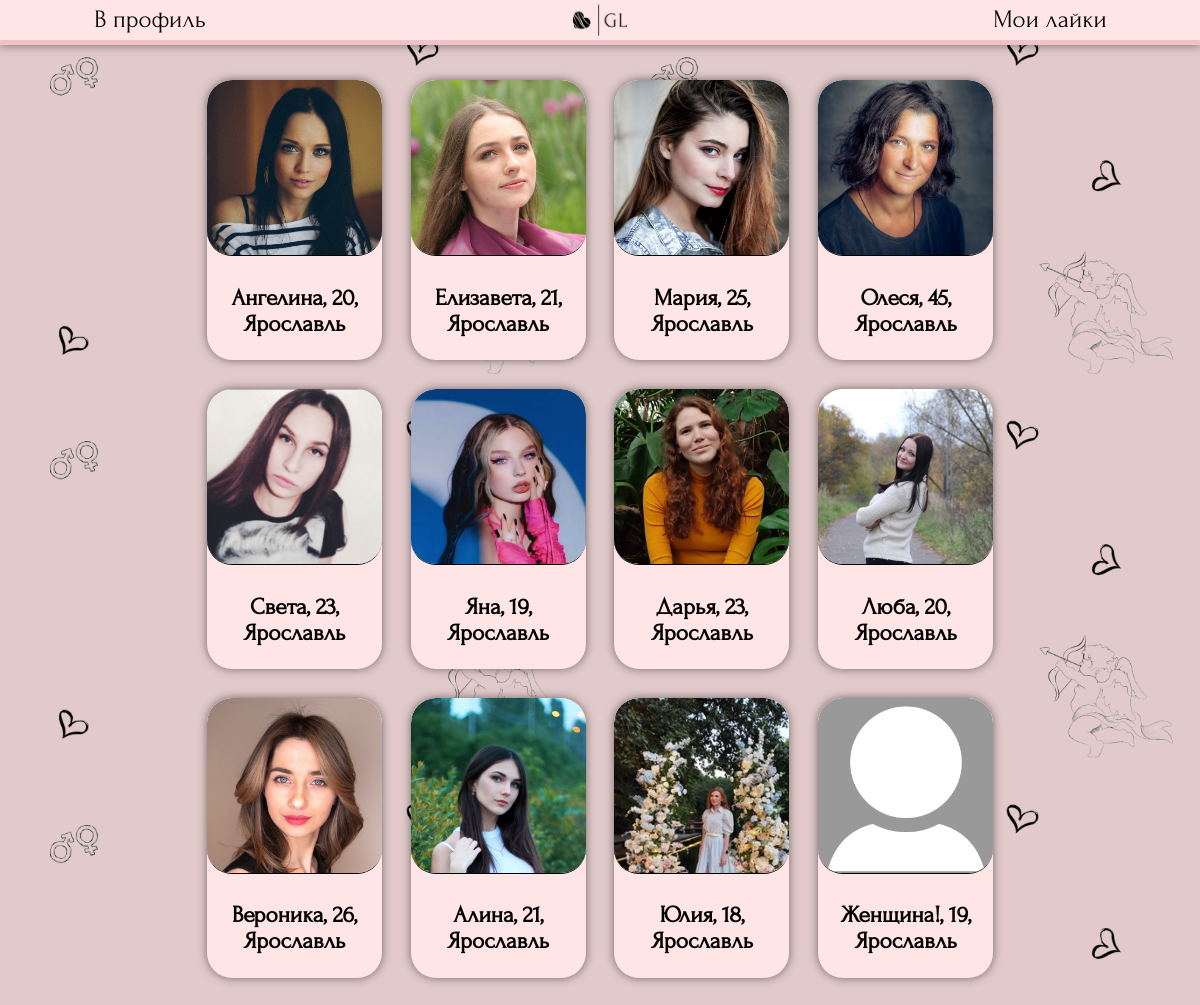
The page /searching/ (signed in) on the database its author committed.
### searching/models.py (models this page shows, shortened)
class Profile(models.Model):
    genders = (
        ('Парень', 'Парень'),
        ('Девушка', 'Девушка')
    )
    point_of_searching_list = (
        ('Отношения', 'Отношения'),
        ('Свидания', 'Свидания'),
        ('Дружба', 'Дружба'),
        ('Общение', 'Общение'),
    )
    name = models.CharField ('Имя', max_length=50)
    avatar = models.ImageField ('Фото', upload_to='photos/users', default='photos/default_avatar.jpg')
    age = models.IntegerField("Возраст")
    gender = models.CharField ("Пол", choices=genders, max_length=30, default=genders[0])
    point_of_searching = models.CharField ("Цель знакомства", choices=point_of_searching_list, max_length=30, default=point_of_searching_list[0])
    city = models.CharField ('Город', max_length=100, default="Не указано")
    description = models.TextField ('О себе', max_length=300)
    social = models.CharField ('Ссылка на соцсеть', max_length=50, default='@name')
    user = models.OneToOneField(User, verbose_name='Автор анкеты', on_delete=models.CASCADE)
    age_search_min = models.IntegerField("Возраст поиска (от)", default=18)
    age_search_max = models.IntegerField("Возраст поиска (до)", default=100)
    class Meta:
        verbose_name = "Анкета"
        verbose_name_plural = "Анкеты"

### searching/views.py (the view)
# urls.py: path('', views.ProfileViewAllFiltered.as_view(), name='profiles'), #все профили с фильтром
class ProfileViewAllFiltered(View):
    def get(self, request):
        profiles = Profile.objects.all()
        reactions = Reactions.objects.all()
        pairs = NewPair.objects.all()
        profiles_i_liked = []
        for reaction in reactions:
            if reaction.like_sender == request.user:
                profiles_i_liked.append (reaction.like_receiver_profile)
        profiles_we_paired = []
        for pair in pairs:
            if pair.user1 == request.user:
                profiles_we_paired.append (pair.profile2)
            elif pair.user2 == request.user:
                profiles_we_paired.append (pair.profile1)
        unchecked_counter = countUnchecked(request)
        filterinfo = makefilters(request)
        if filterinfo == {}:
            return redirect ('myprofile')
        profiles_filtered = []
        for profile in profiles:
            searching_gender = 'Девушка'
            searching_city = filterinfo['city']
            user_profile = Profile.objects.get(pk=filterinfo['profileid'])
            if filterinfo['gender'] == 'Девушка':
                searching_gender = 'Парень'
            if (profile.gender == searching_gender and
                profile.city == searching_city and
                user_profile.age_search_min<=profile.age<=user_profile.age_search_max and
                not(profile in profiles_i_liked) and not (profile in profiles_we_paired)):
                profiles_filtered.append (profile)
        return render (request, 'searching/searching.html', {'profile_list': profiles_filtered, 'unchecked_counter': unchecked_counter})

### searching/views.py (called while the page is built)
def makefilters(request):
    try:
        profile = Profile.objects.get(user = User.objects.get(username = request.user.username))
        return {'profileid':profile.id,'city':profile.city, 'gender': profile.gender}
    except ObjectDoesNotExist:
        return {}

def countUnchecked(request):
    count = 0
    reactions = Reactions.objects.all()
    pairs = NewPair.objects.all()
    for reaction in reactions:
        if reaction.like_receiver == request.user and not(reaction.viewed):
            count +=1
    for pair in pairs:
        if pair.user1 == request.user and not (pair.viewed1):
            count +=1
        if pair.user2 == request.user and not (pair.viewed2):
            count +=1
    return count

### templates/searching/searching.html (shortened to what this page needs)
{% load static %}
<!DOCTYPE HTML>
<html>
	<head>
        <link rel="stylesheet" href="{% static 'css/searching.css' %}" type="text/css">
    </head>
    <body style="font-size: 20px;">
        <header>
            <button onclick="location.href='/searching/myprofile'">В профиль</button>
            <a class="logocontainer" href="{% url 'profiles' %}"><img class="mainlogo" src='{% static "css/bg_mini.jpg" %}' ></a>
            <button onclick="location.href='{% url 'reactions' %}'">Мои лайки{% if unchecked_counter > 0 %} - {{unchecked_counter}}{% endif %}</button>
        </header>
        <main>
            {% for profile in profile_list %}
            <div class="oneprofile" >
                <div class="profilephoto" >
                    <img src="{{profile.avatar.url}}">
                </div>
                <div class="profiletext" >
                    <a href="{% url 'oneprofile' profile.id %}"><h3>{{profile.name}}, {{profile.age}}, {{profile.city}}</h3></a>
                </div>
            </div>
            {% endfor %}
        </main>
    </body>
</html>

### static/css/searching.css (style rules this page uses)
* { margin: 0; padding: 0; }
html { font-family: "Forum-Regular"; }
body { display: block; background-image: url("darkhearts.jpg"); background-size: 50%; font-family: "Forum-Regular"; margin: 0; font-size: 20px; }
header { z-index: 1; width: 100%; display: flex; float: left; justify-content: space-between; align-items: center; position: fixed; background-color: #FFE5E6; box-shadow: 0px 0px 10px rgba(0, 0, 0, 0.5); border-bottom: 5px solid #EFC3C5; z-index: 1; }
header button { font-size: 25px; height: 30px; line-height: 30px; width: 25%; background-color: rgba(0, 0, 0, 0); border: none; cursor: pointer; }
main { display: flex; justify-content: center; flex-flow: row wrap; float: left; width: 80%; margin: 5.5% 10% 2% 10%; min-height: 94.5%; }
button { font-family: "Forum-Regular"; }
.oneprofile { display: flex; overflow: hidden; justify-content: center; width: 175px; height: 280px; margin: 1.5%; background-color: #FFE5E6; border-radius: 25px; flex-direction: column; box-shadow: 0px 0px 10px rgba(0, 0, 0, 0.5); }
.oneprofile img { margin: 0 auto; text-decoration:none; color: black; height: auto; width: 175px; height: 175px; object-fit: cover; border-radius: 25px; border-bottom: 1px solid; }
.oneprofile a { text-align: center; text-decoration:none; color: black; }
.profilephoto { width: 100%; }
.profiletext { display: flex; justify-content: center; align-items: center; height: 100%; }
.mainlogo { max-width: 100%; cursor: pointer; }
.logocontainer { max-width: 6%; display: flex; justify-self: center; }

### rows shown on the page
Profile: avatar (picture), name "Ангелина", age "20", city "Ярославль"
Profile: avatar (picture), name "Елизавета", age "21", city "Ярославль"
Profile: avatar (picture), name "Мария", age "25", city "Ярославль"
Profile: avatar (picture), name "Олеся", age "45", city "Ярославль"
Profile: avatar (picture), name "Света", age "23", city "Ярославль"
Profile: avatar (picture), name "Яна", age "19", city "Ярославль"
Profile: avatar (picture), name "Дарья", age "23", city "Ярославль"
Profile: avatar (picture), name "Люба", age "20", city "Ярославль"
Profile: avatar (picture), name "Вероника", age "26", city "Ярославль"
Profile: avatar (picture), name "Алина", age "21", city "Ярославль"
Profile: avatar (picture), name "Юлия", age "18", city "Ярославль"
Profile: avatar (placeholder picture), name "Женщина!", age "19", city "Ярославль"
